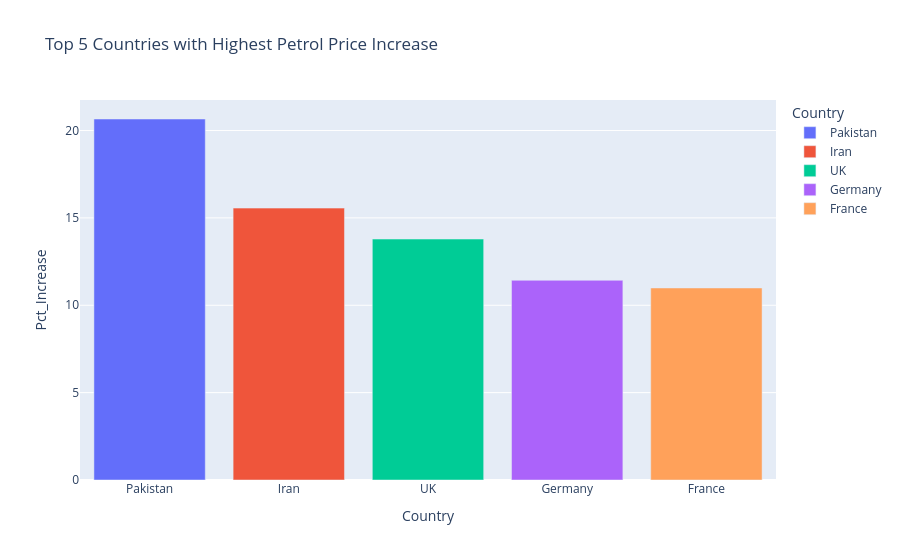

Notebook code for this chart:
### Code cell
top_countries = prices.sort_values(
    by="Pct_Increase",
    ascending=False
).head(5)

fig = px.bar(
    top_countries,
    x="Country",
    y="Pct_Increase",
    title="Top 5 Countries with Highest Petrol Price Increase",
    color="Country"
)

fig.show()

### Figure 1 — Plotly figure (JSON) as saved in the notebook; plotly's stock layout.template omitted (floating-point values rounded to 4 significant figures)
{"data": [{"hovertemplate": "Country=%{x}<br>Pct_Increase=%{y}<extra></extra>", "legendgroup": "Pakistan", "marker": {"color": "#636efa", "pattern": {"shape": ""}}, "name": "Pakistan", "orientation": "v", "showlegend": true, "textposition": "auto", "type": "bar", "x": ["Pakistan"], "xaxis": "x", "y": [20.66], "yaxis": "y"}, {"hovertemplate": "Country=%{x}<br>Pct_Increase=%{y}<extra></extra>", "legendgroup": "Iran", "marker": {"color": "#EF553B", "pattern": {"shape": ""}}, "name": "Iran", "orientation": "v", "showlegend": true, "textposition": "auto", "type": "bar", "x": ["Iran"], "xaxis": "x", "y": [15.56], "yaxis": "y"}, {"hovertemplate": "Country=%{x}<br>Pct_Increase=%{y}<extra></extra>", "legendgroup": "UK", "marker": {"color": "#00cc96", "pattern": {"shape": ""}}, "name": "UK", "orientation": "v", "showlegend": true, "textposition": "auto", "type": "bar", "x": ["UK"], "xaxis": "x", "y": [13.79], "yaxis": "y"}, {"hovertemplate": "Country=%{x}<br>Pct_Increase=%{y}<extra></extra>", "legendgroup": "Germany", "marker": {"color": "#ab63fa", "pattern": {"shape": ""}}, "name": "Germany", "orientation": "v", "showlegend": true, "textposition": "auto", "type": "bar", "x": ["Germany"], "xaxis": "x", "y": [11.43], "yaxis": "y"}, {"hovertemplate": "Country=%{x}<br>Pct_Increase=%{y}<extra></extra>", "legendgroup": "France", "marker": {"color": "#FFA15A", "pattern": {"shape": ""}}, "name": "France", "orientation": "v", "showlegend": true, "textposition": "auto", "type": "bar", "x": ["France"], "xaxis": "x", "y": [10.99], "yaxis": "y"}], "layout": {"barmode": "relative", "legend": {"title": {"text": "Country"}, "tracegroupgap": 0}, "title": {"text": "Top 5 Countries with Highest Petrol Price Increase"}, "xaxis": {"anchor": "y", "categoryarray": ["Pakistan", "Iran", "UK", "Germany", "France"], "categoryorder": "array", "domain": [0.0, 1.0], "title": {"text": "Country"}}, "yaxis": {"anchor": "x", "domain": [0.0, 1.0], "title": {"text": "Pct_Increase"}}}}
